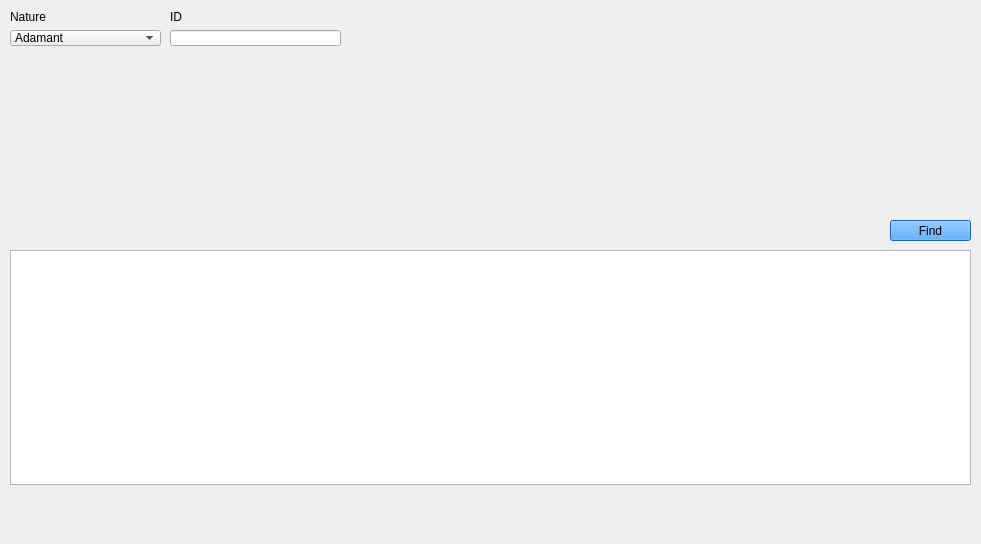
<?xml version="1.0" encoding="UTF-8"?>
<ui version="4.0">
 <class>IVtoPID</class>
 <widget class="QMainWindow" name="IVtoPID">
  <property name="geometry">
   <rect>
    <x>0</x>
    <y>0</y>
    <width>981</width>
    <height>544</height>
   </rect>
  </property>
  <property name="windowTitle">
   <string>IVs to PID</string>
  </property>
  <property name="styleSheet">
   <string notr="true">* {
	font-family: &quot;Myriad Pro&quot;, Montserrat;
	font-weight: 500;
}

.QTabWidget &gt;  QWidget &gt; QWidget {
	background-color: #E6E6E6;
}

QTabBar::tab {
	color: black;
	background-color: #A1ABB3;
	font-family: &quot;Myriad Pro&quot;;
}

QTabBar::tab:selected {
	color: white;
	background-color: #1D303C;
}

QCheckBox::indicator {
	border: 2px solid white;
	border-radius: 3px;
	height: 10px;
	width: 10px;
}

QCheckBox::indicator:unchecked {
	background-color: #274050;
}

QCheckBox::indicator:checked {
	background-color: white;
}

QTableView {
	border: 4px solid DodgerBlue;
}

QHeaderView::section {
	border: none;
	background-color: #274050;
	padding-top: 3px;
	padding-bottom: 3px;
	color: white;
}

QLineEdit {
	qproperty-alignment: AlignCenter;
	background-color: #1D303C;
	border:none;
	border-radius: 6px;
	color: white;
}

QGroupBox {
	background-color: #274050;
	border-radius: 10px;
	margin-top: 7px;
	font-family: &quot;Myriad Pro&quot;, Montserrat;
	font-weight: 500;
}

.QGroupBox * {
		font-family: &quot;Myriad Pro&quot;, Montserrat;
		font-weight: 500;
}

QComboBox {
	background-color: #1D303C;
	border: none;
	border-radius: 6px;
	color: white;
	padding-left: 13px;
}

QComboBox QListView{
	color: white;
    background-color: #1D303C;
    border:1px solid black;
}

QComboBox::item:alternate {
    background: #1D303C;
}

QComboBox::item:selected {
    border: 1px solid transparent;
    background: #003941;
}

QComboBox::indicator{
    background-color:transparent;
    selection-background-color:transparent;
    color:transparent;
    selection-color:transparent;
}

QComboBox::editable {
	background-color: #1D303C;
	border: none;
	border-radius: 6px;
	color: white;
}

QComboBox::down-arrow {
	image: url(noimg);
	border-width: 0px;
}

QComboBox::drop-down {
	background: transparent;
	width: 0px;
}

QLabel {
	color: white;
}

QGroupBox::title {
	subcontrol-origin: margin;
	left: 20px;
	padding: 3px 5px 3px 5px;
	background-color: #969F91;
	border-radius: 5px;
}

QPushButton {
	border: none;
	border-radius: 6px;
	color: white;
}
</string>
  </property>
  <widget class="QWidget" name="centralwidget">
   <widget class="QComboBox" name="comboBoxNatureGenerator">
    <property name="geometry">
     <rect>
      <x>10</x>
      <y>30</y>
      <width>151</width>
      <height>16</height>
     </rect>
    </property>
    <item>
     <property name="text">
      <string>Adamant</string>
     </property>
    </item>
    <item>
     <property name="text">
      <string>Bold</string>
     </property>
    </item>
    <item>
     <property name="text">
      <string>Brave</string>
     </property>
    </item>
    <item>
     <property name="text">
      <string>Calm</string>
     </property>
    </item>
    <item>
     <property name="text">
      <string>Careful</string>
     </property>
    </item>
    <item>
     <property name="text">
      <string>Hasty</string>
     </property>
    </item>
    <item>
     <property name="text">
      <string>Impish</string>
     </property>
    </item>
    <item>
     <property name="text">
      <string>Jolly</string>
     </property>
    </item>
    <item>
     <property name="text">
      <string>Lonely</string>
     </property>
    </item>
    <item>
     <property name="text">
      <string>Mild</string>
     </property>
    </item>
    <item>
     <property name="text">
      <string>Modest</string>
     </property>
    </item>
    <item>
     <property name="text">
      <string>Naive</string>
     </property>
    </item>
    <item>
     <property name="text">
      <string>Naughty</string>
     </property>
    </item>
    <item>
     <property name="text">
      <string>Quiet</string>
     </property>
    </item>
    <item>
     <property name="text">
      <string>Rash</string>
     </property>
    </item>
    <item>
     <property name="text">
      <string>Relaxed</string>
     </property>
    </item>
    <item>
     <property name="text">
      <string>Sassy</string>
     </property>
    </item>
    <item>
     <property name="text">
      <string>Timid</string>
     </property>
    </item>
    <item>
     <property name="text">
      <string>Gentle</string>
     </property>
    </item>
    <item>
     <property name="text">
      <string>Lax</string>
     </property>
    </item>
    <item>
     <property name="text">
      <string>Bashful</string>
     </property>
    </item>
    <item>
     <property name="text">
      <string>Docile</string>
     </property>
    </item>
    <item>
     <property name="text">
      <string>Hardy</string>
     </property>
    </item>
    <item>
     <property name="text">
      <string>Quirky</string>
     </property>
    </item>
    <item>
     <property name="text">
      <string>Serious</string>
     </property>
    </item>
   </widget>
   <widget class="QLabel" name="labelNature">
    <property name="geometry">
     <rect>
      <x>10</x>
      <y>10</y>
      <width>54</width>
      <height>14</height>
     </rect>
    </property>
    <property name="styleSheet">
     <string notr="true">QLabel {
	color: black;
}</string>
    </property>
    <property name="text">
     <string>Nature</string>
    </property>
   </widget>
   <widget class="QTextBox" name="textBoxID">
    <property name="geometry">
     <rect>
      <x>170</x>
      <y>30</y>
      <width>171</width>
      <height>16</height>
     </rect>
    </property>
   </widget>
   <widget class="QLabel" name="labelID">
    <property name="geometry">
     <rect>
      <x>170</x>
      <y>10</y>
      <width>54</width>
      <height>14</height>
     </rect>
    </property>
    <property name="styleSheet">
     <string notr="true">QLabel {
	color: black;
}</string>
    </property>
    <property name="text">
     <string>ID</string>
    </property>
   </widget>
   <widget class="QPushButton" name="pushButtonFind">
    <property name="geometry">
     <rect>
      <x>890</x>
      <y>220</y>
      <width>81</width>
      <height>21</height>
     </rect>
    </property>
    <property name="styleSheet">
     <string notr="true">QPushButton {
	background-color: DodgerBlue;
}</string>
    </property>
    <property name="text">
     <string>Find</string>
    </property>
   </widget>
   <widget class="QTableView" name="tableView">
    <property name="geometry">
     <rect>
      <x>10</x>
      <y>250</y>
      <width>961</width>
      <height>235</height>
     </rect>
    </property>
    <property name="maximumSize">
     <size>
      <width>16777215</width>
      <height>16777215</height>
     </size>
    </property>
    <property name="styleSheet">
     <string notr="true"/>
    </property>
    <property name="editTriggers">
     <set>QAbstractItemView::NoEditTriggers</set>
    </property>
    <property name="sortingEnabled">
     <bool>false</bool>
    </property>
    <attribute name="horizontalHeaderDefaultSectionSize">
     <number>100</number>
    </attribute>
    <attribute name="verticalHeaderVisible">
     <bool>false</bool>
    </attribute>
    <attribute name="verticalHeaderDefaultSectionSize">
     <number>20</number>
    </attribute>
    <attribute name="verticalHeaderMinimumSectionSize">
     <number>20</number>
    </attribute>
   </widget>
   <widget class="IVFilter" name="ivFilterGenerator" native="true">
    <property name="geometry">
     <rect>
      <x>10</x>
      <y>50</y>
      <width>335</width>
      <height>180</height>
     </rect>
    </property>
    <property name="minimumSize">
     <size>
      <width>335</width>
      <height>180</height>
     </size>
    </property>
    <property name="maximumSize">
     <size>
      <width>335</width>
      <height>180</height>
     </size>
    </property>
   </widget>
  </widget>
  <widget class="QMenuBar" name="menubar">
   <property name="geometry">
    <rect>
     <x>0</x>
     <y>0</y>
     <width>981</width>
     <height>23</height>
    </rect>
   </property>
  </widget>
 </widget>
 <customwidgets>
  <customwidget>
   <class>IVFilter</class>
   <extends>QWidget</extends>
   <header>Forms/Controls/IVFilter.hpp</header>
   <container>1</container>
  </customwidget>
  <customwidget>
   <class>QTextBox</class>
   <extends>QLineEdit</extends>
   <header>Forms/Controls/QTextBox.hpp</header>
  </customwidget>
 </customwidgets>
 <resources/>
 <connections/>
</ui>
